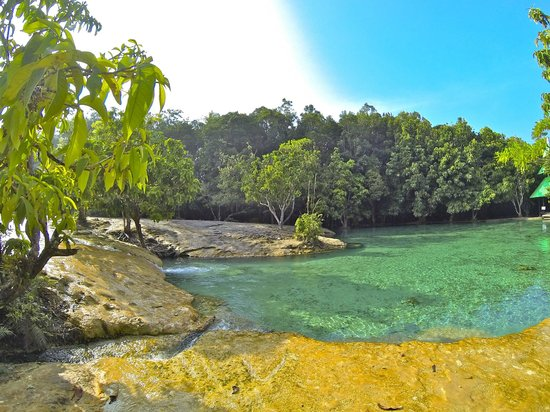
#> input picture opencv/nature_view.jpg, 550 x 412 px
$ python opencv_basicop.py
#> lines starting #> are read from the running program, lines starting #| are printed output that depends on the picture
import numpy as np
import cv2 as cv
img = cv.imread('nature_view.jpg')
#> img is the input picture: shape (412, 550, 3); mean B, G, R 117.5, 153.5, 133.2
px = img.item(10, 10, 2)
#> px = 99

def change_color(img, x1, y1, x2, y2, color, type):
#> called with x1 = 10, y1 = 10, x2 = 300, y2 = 300, color = 50, type = 2
    for i in range(x1, x2 + 1):
        for j in range(y1, y2 + 1):
            img.itemset((i , j, type), color)
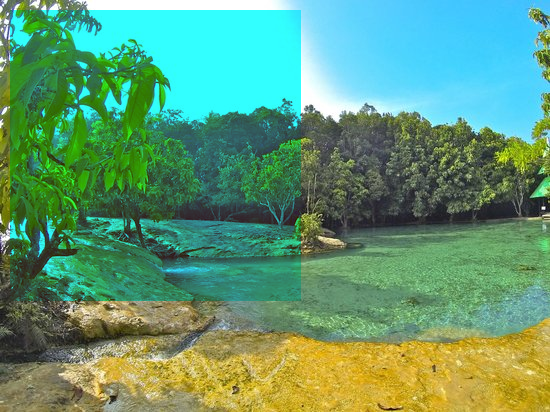
#> img: shape (412, 550, 3); mean B, G, R 117.5, 153.5, 97.2

change_color(img, 10, 10, 300, 300, 50, 2)
cv.imwrite("nature_view_edited.jpg", img)
